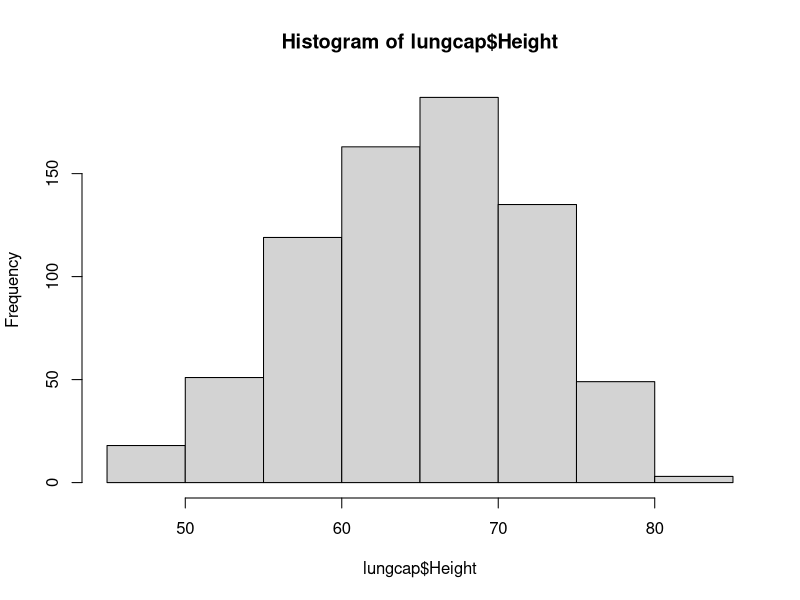

This chart was generated by the following R code: (Note: this script raises an error after producing the figure.)
#Lesson 40 - Assignment

#1.) a. Load lung dataset into your session
#    b. Create histogram
#    c. Create bar chart
#    d. Create scatterplot

library(readxl)
setwd("/Users/jonzimmerman/Desktop/Data Science Course - 2019/Data")
lungcap=read_excel("LungCapData.xls")
colnames(lungcap)

hist(lungcap$Height)
barchart(lungcap$Height)
ggplot(data=lungcap,aes(x=Height,y=Age))+geom_point()


#2.) a.) Load iris dataset
#    b.) Create bwplot
#    c.) Create a 3d plot

data("iris")
dim(iris)
colnames(iris)
bwplot(~Petal.Length|Species,data=iris)
scatterplot3d(x=iris$Petal.Length,y=iris$Sepal.Width,z=iris$Species)


